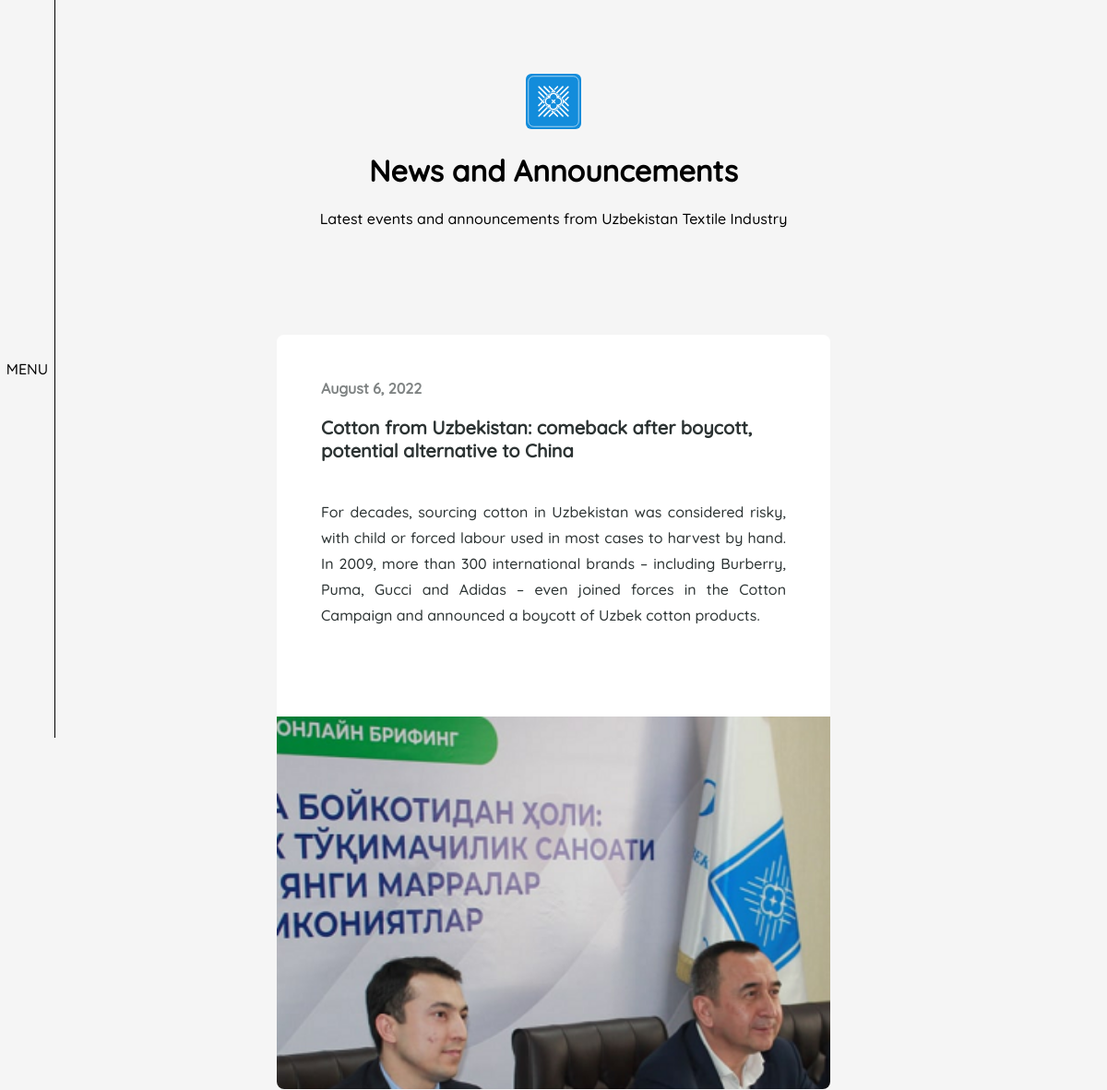
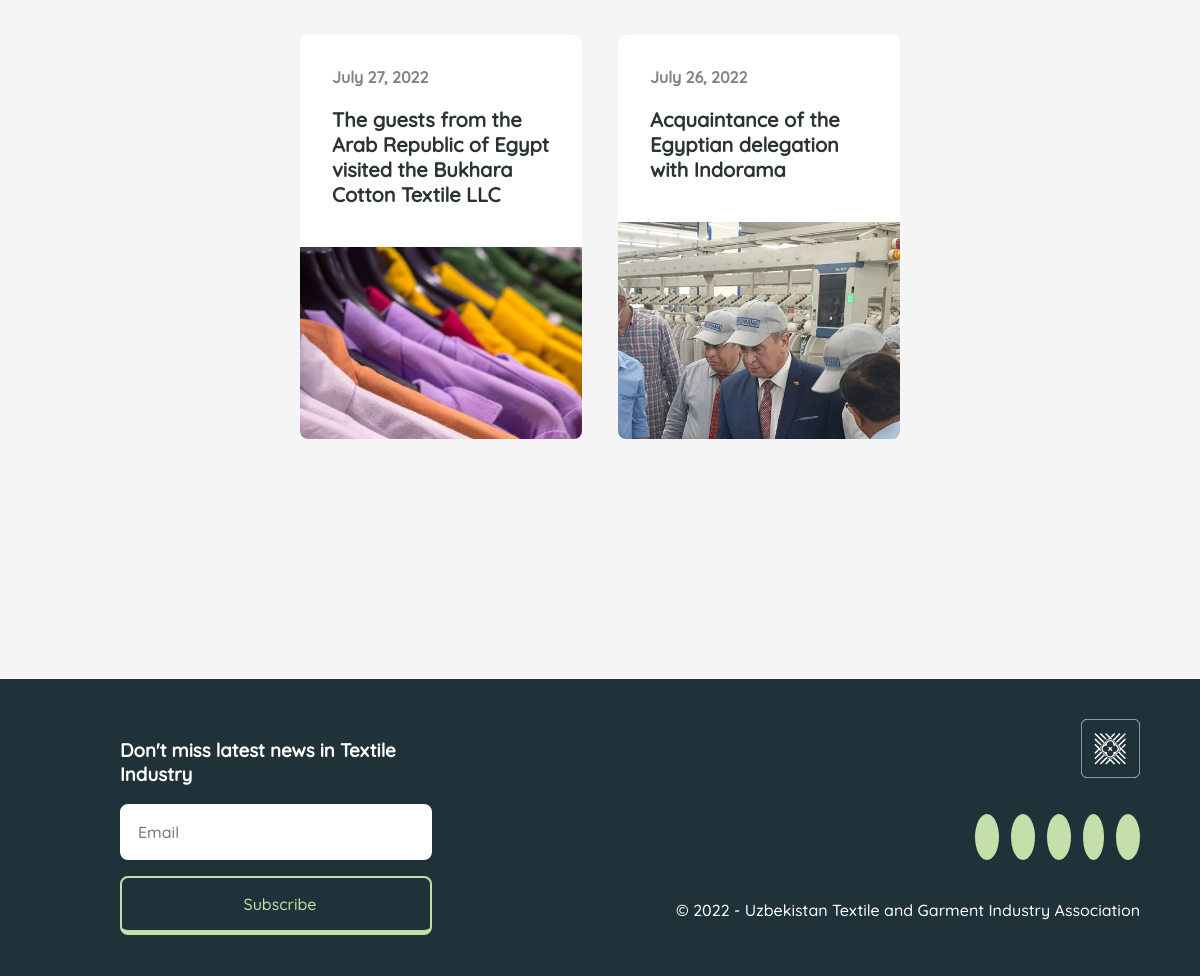
Screenshot of /events/ with the database file from the repository (2 pictures, top to bottom).
### events/models.py (models this page shows)
class Event(models.Model):
	title = models.CharField(max_length = 255)
	date = models.DateTimeField(auto_now = True)
	preview = models.ImageField(upload_to = 'static/blog')
	spoiler = models.CharField(max_length = 500)
	announcement = models.BooleanField(default = False)
	image_cover = models.BooleanField(default = True)
	content = models.ForeignKey(Content, on_delete = models.CASCADE)
	def __str__(self):
		return self.title

### events/views.py (the view)
# urls.py: path('', views.news, name = 'news'),
def news(request):
	latest = Event.objects.all().order_by('-date')[0]
	events = Event.objects.all().order_by('-date')[1:]
	print(events)
	return render(request, 'news.html', {'events': events, 'latest': latest})

### templates/news.html (shortened to what this page needs)
<!DOCTYPE html>
<html lang="en">
<head>
	{% load static %}
	<link rel="stylesheet" href="{% static 'style/general.css' %}">
	<link rel="stylesheet" href="{% static 'style/news.css' %}">
	<link href="https://kit-pro.fontawesome.com/releases/v6.0.0/css/pro.min.css" rel="stylesheet">
</head>
<body>
	<div class="main">
		<div class="news-home" onload="justify()">
			<div class="news-home-header">
				<a href="{% url 'main:index' %}"><img src="{% static 'img/logo-rounded.svg' %}"></a>
				<h1>News and Announcements</h1>
				<span>Latest events and announcements from Uzbekistan Textile Industry</span><br>
			</div>
			<div class="news-tape">
				<div class="latest-event event-card">
					<div class="event-card-caption latest-event-caption">
						{% if latest.announcement %}
						<span><i class="far fa-bullhorn"></i>&ensp;<b>Announcement</b></span><br><br>
						{% else %}
						<span><b>{{latest.date|date:"F j, o"}}</b></span><br><br>
						{% endif %}
						<a href="{% url 'events:view' latest.id %}"><b>{{latest.title}}</b></a>
						<p>{{latest.spoiler}}</p>
					</div>
					<img src="{{latest.preview.url}}">
				</div>
				{% for event in events %}
					{% if event.announcement %}
					<div class="event-card announcement-card">
						<div class="event-card-caption">
							<span><i class="far fa-bullhorn"></i>&ensp;<b>Announcement</b></span><br><br>
							<a href="{% url 'events:view' event.id %}"><b>{{event.title}}</b></a>
						</div>
						<img src="{{event.preview}}">
					</div>
					{% else %}
					<div class="event-card">
						<div class="event-card-caption">
							<span><b>{{event.date|date:"F j, o"}}</b></span><br><br>
							<a href="{% url 'events:view' event.id %}"><b>{{event.title}}</b></a>
						</div>
						<img src="{{event.preview.url}}">
					</div>
					{% endif %}
				{% endfor %}
			</div>
			<section id="footer">
				<div class="mail-subscribe">
					<form class="mail-form" action="{% url 'main:distribution' %}" method="post">
						<h3>Don't miss latest news in Textile Industry</h3>
						<div class="form-group">
							<input name="email" type="email" placeholder="Email">
						</div>
						<div class="form-group">
							<button>&ensp;Subscribe</button>
						</div>
					</form>
				</div>
				<div class="footer-container">
					<a href="{% url 'main:index' %}"><img src="{% static 'img/logo-white.svg' %}" alt="uzts"></a>
					<div class="socials-container">
						<a href="https://www.instagram.com/uzts.uz"></a>
						<a href="https://t.me/uztsuz"></a>
						<a href="https://www.facebook.com/uzts.uz"></a>
						<a href="https://www.youtube.com/channel/UCUBZc6CcYylKO6TyijZkKTw" style="padding: 1vh 1.3vh;"></a>
						<a href="https://t.me/certified_textile"></a>
					</div>
					<p>© 2022 - Uzbekistan Textile and Garment Industry Association</p>
				</div>
			</section>
		</div>
		<nav id="navbar">
			<div class="bookmark">
				<button id="side-menu-button">MENU</button>
			</div>
		</nav>
	</div>
</body>
</html>

### static/style/general.css (style rules this page uses)
* { font-family: 'Quicksand'; transition: .5s ease; }
body { padding: 0 !important; margin: 0 !important; }

### static/style/news.css (style rules this page uses)
.news-home { width: 100%; position: absolute; text-align: center; padding-top: 10vh; background: whitesmoke; }
.news-home-header { font-size: 2vh; }
.news-home-header img { width: 5%; }
.news-tape { width: 50%; margin: auto; margin-top: 10vh; display: grid; grid-template-columns: 1fr 1fr; grid-column-gap: 3vw; }
.latest-event { grid-column: span 2; }
.latest-event-caption p { margin-top: 5vh; font-size: 2vh; line-height: 3.5vh; text-align: justify; }
.event-card { margin-top: 3vw; font-size: 2vh; background: white; text-align: left; border-radius: 1vh; overflow: hidden; color: #2C3333; }
.event-card-caption { padding: 4vh; padding-bottom: 5vh; }
.event-card-caption span { opacity: .6; font-size: 2vh; }
.event-card-caption a { color: #2C3333; font-size: 2.5vh; text-decoration: none; }
.event-card img { width: 100%; height: 100%; object-fit: cover; }
.latest-event-caption { padding: 6vh; padding-bottom: 10vh; }
#navbar { position: fixed; z-index: 99999; height: 100vh; }
.bookmark { width: 5vw; height: 100%; display: flex; align-items: center; background: transparent; justify-content: center; }
.bookmark button { background: transparent; color: black; width: 100%; height: 100%; border: none; border-right: 1px solid black; cursor: pointer; z-index: 99999; font-size: 2vh; }
#footer { background: #203239; display: grid; grid-template-columns: 1fr 1.5fr; padding: 5vh 5vw; color: white; margin-top: 30vh; }
.mail-subscribe { padding: 0 5vw; }
.mail-form { width: 100%; height: 100%; text-align: left !important; }
.form-group { display: flex; }
.form-group input { width: 100%; padding: 2vh; border: 2px solid white; border-radius: 1vh; font-size: 2vh; transition: none; }
.form-group button { display: block; margin-top: 2vh; background: transparent; font-size: 2vh; width: 100%; text-decoration: none; color: #C4DFAA; text-align: center; border: 2px solid #C4DFAA; padding: 2vh; border-bottom: 5px solid #C4DFAA; border-radius: 1vh; }
.footer-container { padding: 0 0 0 5vw; text-align: right; }
.footer-container img { width: 10%; }
.socials-container { margin-top: 5vh; width: 100%; }
.socials-container a { font-size: 3vh; text-decoration: none; color: #203239; background: #C4DFAA; margin-left: 1vw; padding: 1vh 1.5vh; border-radius: 100%; }
.footer-container p { margin-top: 6vh; font-size: 2vh; }

### rows the page displays
Event: date "August 6, 2022", title "Cotton from Uzbekistan: comeback after boycott, potential alternative to China", spoiler "For decades, sourcing cotton in Uzbekistan was considered risky, with child or forced labour used in most cases to harvest by hand. In 2009, more than 300 international brands – including Burberry, Puma, Gucci and Adidas – even joined forces in the Cotton Campaign and announced a boycott of Uzbek cotton products.", preview (picture)
Event: date "July 27, 2022", title "The guests from the Arab Republic of Egypt visited the Bukhara Cotton Textile LLC", preview (picture)
Event: date "July 26, 2022", title "Acquaintance of the Egyptian delegation with Indorama", preview (picture)
